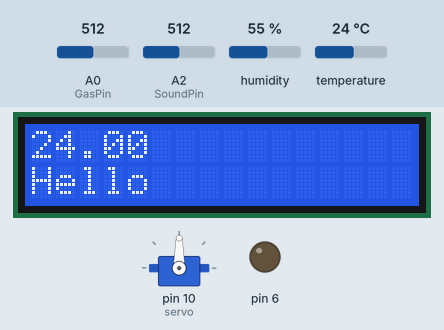
This sketch was run on a simulated Arduino Uno, built with avr-gcc and run on an emulated ATmega328P. On the bench: servo, 16×2 character LCD, output pins drawn as LEDs (lit = HIGH). Inputs (shaded band) come from the test bench; at power-on: temperature 24 °C, A2 (SoundPin) = 512, A0 (GasPin) = 512, humidity 55 %. What the sketch prints to the serial monitor is not drawn.

Above: at 3.7 s.
3.8 s: temperature set to 12 °C
At 9.0 s:
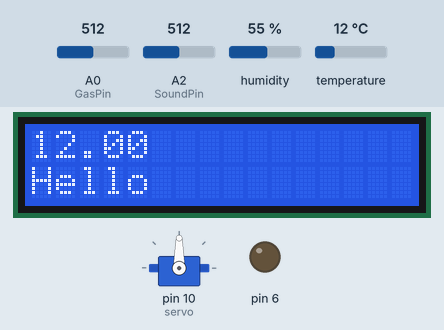
22.0 s: A2 (SoundPin) set to 39
25.0 s: A2 (SoundPin) set to 32
35.1 s: temperature set to 19 °C
At 39.2 s:
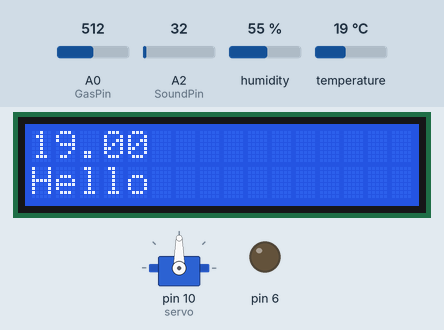
42.3 s: temperature set to 28 °C
At 50.0 s:
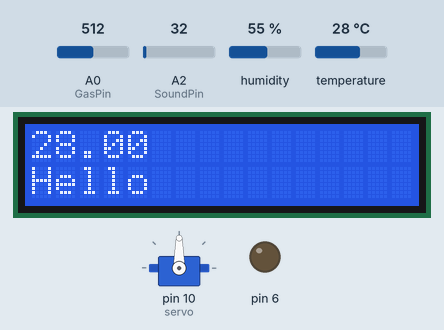
Timing chart, 0 to 51.5 s (numbered marks = the images above; inputs shaded):
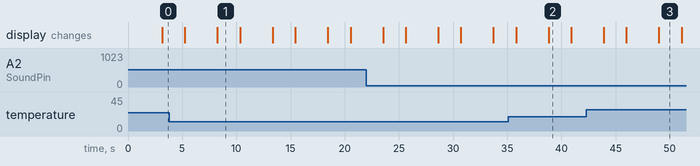

Measured:
- after the input at 3.8 s, the display: first differs from a run without the input after 4.5 s (image 1)
- after the input at 35.1 s, the display: first differs from a run without the input after 3.7 s (image 2)
- after the input at 42.3 s, the display: first differs from a run without the input after 6.7 s (image 3)
- what the display in image 1 shows lasts 2.0 s, from 8.3 s to 10.3 s

The sketch:

arduino_modeul_complete.ino
```cpp
#include <Adafruit_Sensor.h>   // dht 라이브러리 오류 방지용
#include <DHT.h> // DHT라이브러리 포함
#include <LiquidCrystal.h>
#include <SoftwareSerial.h>
#include <Servo.h>

#define BT_RXD 7
#define BT_TXD 8
SoftwareSerial bluetooth(BT_RXD, BT_TXD);

Servo servo;

int GasPin = A0;  // MQ7 일산화탄소 센서 데이터 핀 A1 에 연결
int dhtPin = A1; // DHT11 온습도 센서 데이터 핀 A0 에 연결
int SoundPin = A2;  // LM393 소리감지 센서 데이터 핀 A2 에 연결

DHT dht(dhtPin,DHT11);

const int rs = 12, en = 11, d4 = 5, d5 = 4, d6 = 3, d7 = 2;
LiquidCrystal lcd(rs, en, d4, d5, d6, d7);

int temp_alarm = 0;   // 온도 경고 변수
int humi_alarm = 0;   // 습도 경고 변수
int gas_threshold = 65;   // 가스 경고 판단 변수

bool isDangerGas = false;  // 가스 판단?
bool isBabyCry = false;  // 소리 감지 울음 판단?


//Speaker
//음계 설정
#define NOTE_C5  523   //do
#define NOTE_D5  587   //re
#define NOTE_E5  659   //mi
#define NOTE_F5  698   //pa
#define NOTE_G5  784   //sol
#define NOTE_A5  880   //la
#define NOTE_B5  988   //si
#define NOTE_C6  1047  //do

int tonepin = 12;

//3bears
int melody_3bears[] = {
NOTE_C5,NOTE_C5,NOTE_C5,NOTE_C5,NOTE_C5,               //?????
NOTE_E5,NOTE_G5,NOTE_G5,NOTE_E5,NOTE_C5,               //?????
NOTE_G5,NOTE_G5,NOTE_E5,NOTE_G5,NOTE_G5,NOTE_E5,       //??????
NOTE_C5,NOTE_C5,NOTE_C5,                               //???
NOTE_G5,NOTE_G5,NOTE_E5,NOTE_C5,                       //????
NOTE_G5,NOTE_G5,NOTE_G5,                               //???
NOTE_G5,NOTE_G5,NOTE_E5,NOTE_C5,                       //????
NOTE_G5,NOTE_G5,NOTE_G5,                               //???
NOTE_G5,NOTE_G5,NOTE_E5,NOTE_C5,                       //????
NOTE_G5,NOTE_G5,NOTE_G5,NOTE_A5,NOTE_G5,               //?????
NOTE_C6,NOTE_G5,NOTE_C6,NOTE_G5,                       //????
NOTE_E5,NOTE_D5,NOTE_C5                                //???
};
int tempo_3bears[]={
4,8,8,4,4,
4,8,8,4,4,
8,8,4,8,8,4,
4,4,2,
4,4,4,4,
4,4,2,
4,4,4,4,
4,4,2,
4,4,4,4,
8,8,8,8,2,
4,4,4,4,
4,4,2
};

//school bell
int melody_school[]={
NOTE_G5, NOTE_G5, NOTE_A5, NOTE_A5, NOTE_G5, NOTE_G5, NOTE_E5,   //???????
NOTE_G5, NOTE_G5, NOTE_E5, NOTE_E5, NOTE_D5,                     //?????
NOTE_G5, NOTE_G5, NOTE_A5, NOTE_A5, NOTE_G5, NOTE_G5, NOTE_E5,   //???????
NOTE_G5, NOTE_E5, NOTE_D5, NOTE_E5,NOTE_C5                      //?????
};

int tempo_school[]={
  4, 4, 4, 4, 4, 4, 4,
  4, 4, 4, 4, 4,
  4, 4, 4, 4, 4, 4, 4,
  4, 4, 4, 4, 4
  };


//무드등, 에어컨, 가습기 온오프?
bool isOnLight = false;
bool isOnAir = false;
bool isOnHumi = false;


void setup() {
  Serial.begin(9600);
  bluetooth.begin(9600);
  pinMode(6, OUTPUT);
  servo.attach(10);
  pinMode(tonepin, OUTPUT);

  pinMode(GasPin, INPUT);
  pinMode(SoundPin, INPUT);

  dht.begin();

  lcd.begin(16, 2);
}


void loop() {
    int val = bluetooth.read();

  /* each value means
   * 1. 곰세마리
   * 2. 학교종
   * 3. 무드등 ->8
   * 4. 모빌 ->4    모터는 언제 끌건지 결정해야 합니다
   * 5. LCD
   */

  if (bluetooth.available()) {
    Serial.write(bluetooth.read());
  }
  if (Serial.available()) {
    bluetooth.write(Serial.read());
  }
 delay(10);

//play the music
if(val == 1){ //곰세마리 음악 재생
  for (int i = 0; i < 19; i++) {
    int Durations = 1000/tempo_3bears[i];    // calculate sound length
    tone(tonepin, melody_3bears[i], Durations);
    int pauseBetweenNotes = Durations *1.3 ;
    delay(pauseBetweenNotes);
    noTone(tonepin);
  }
}
else if(val==2){  //학교 종이 땡땡땡 음악 재생
  for (int i = 0; i < 24; i++) {
    int Durations = 1000/tempo_school[i];    // calculate sound length
    tone(tonepin, melody_school[i], Durations);
    int pauseBetweenNotes = Durations *1.3 ;
    delay(pauseBetweenNotes);
    noTone(tonepin);
  }
}
else if(val==3){//무드등
  if(isOnLight==false){
    digitalWrite(8, HIGH);
    isOnLight=true;
  }
  else{
    digitalWrite(8, LOW);
    isOnLight=false;
  }
}else if(val==4){ //모빌
  for(int angle = 0; angle<180; angle+=10){
    servo.write(angle);
    delay(500);
  }
  for(int angle = 180; angle>0; angle-=10){
    servo.write(angle);
    delay(500);
  }
}
else if(val==5){//에어컨
  lcd.setCursor(0,0);
  if(isOnAir==false){
    lcd.print("Aircon ON");
    isOnAir=true;
  }
  else{
    lcd.print("Aircon OFF");
    isOnAir=false;
  }
}
else if(val==6){//가습기
  lcd.setCursor(0,1);
  if(isOnHumi==false){
    lcd.print("Humi ON");
    isOnHumi=true;
  }
  else{
    lcd.print("Humi OFF");
    isOnHumi=false;
  }
}
  float temp = dht.readTemperature();  // 온도값 저장
  float humi = dht.readHumidity();  // 습도값 저장

  int gas = analogRead(GasPin);  // 가스값 저장

  float sound = analogRead(SoundPin);


  // 센서 (온습도, 가스, 사운드) 측정
  Serial.print("temp: ");
  Serial.print(temp);
  Serial.print(" , ");
  Serial.print(" humi: ");
  Serial.print(humi);
  Serial.print(" gas: ");
  Serial.print(gas);
  Serial.print(" , ");
  Serial.print(" sound: ");
  Serial.println(sound);


  // 온습도 판별 value 값 의미
  /* 1. 적정
   * 2. 주의
   * 3. 위험
   */

  // 온도 판별
  if(temp<22 || temp>30 ){  // [온도] 22 미만 30 초과  : 3. 위험
    temp_alarm=3;
    }
    else if(temp<24 || temp>28){   // [온도]  22~24 || 28~30  : 2. 주의
    temp_alarm=2;
    }
    else{   // [온도]  24~28 : 1. 적정
      temp_alarm=1;
      }
   Serial.print(" temp_alarm:");
   Serial.println(temp_alarm);

  // 습도 판별
  if(humi<45 || humi>70){  // [습도] 45 미만 70 초과  : 3.위험
    humi_alarm=3;
    }
    else if(humi<50 || humi>60){   // [습도] 45~50 || 60~70  : 2.주의
      humi_alarm=2;
    }
    else{   // [습도] 50~60  : 1.적정
      humi_alarm=1;
      }
   Serial.print("humi_alarm: ");
   Serial.println(humi_alarm);

  // 가스 판별
  if(gas > gas_threshold){
    isDangerGas = true;
    Serial.println("In Danger Of GAS!!!!");  // 위험
  }
  else{
    isDangerGas = false;
    Serial.println("In Safe of GAS~");   // 안전
  }

  // 소리 감지

  if (sound > 35){
    isBabyCry = true;
    Serial.println("Baby Crying!");
  }
  else{
    isBabyCry = false;
    Serial.println("Baby Fine!");
  }

  // LCD
  lcd.clear();
  delay(3000);
  lcd.setCursor(0,0);
  lcd.print(temp);
  lcd.setCursor(0,1);
  lcd.print("Hello");
  delay(2000);
}
```
